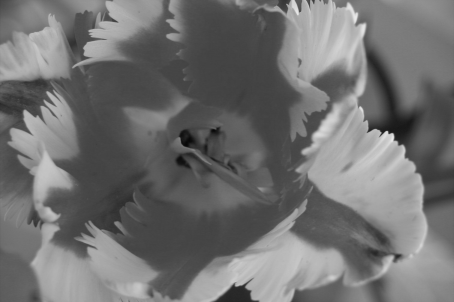
%> input picture Blatt02/flower01.png, 454 x 302 px
$ octave sh02ex03.m   (GNU Octave 9; MATLAB toolbox functions it lacks are replaced by stand-ins)
%> lines starting %> are read from the running program, lines starting %| are printed output that depends on the picture
%% Part a
I1 = double(imread("flower01.png"))/255;
%> I1: size 302x454 double; min 0.0275, max 0.918, mean 0.441
I2 = double(imread("flower02.png"))/255;
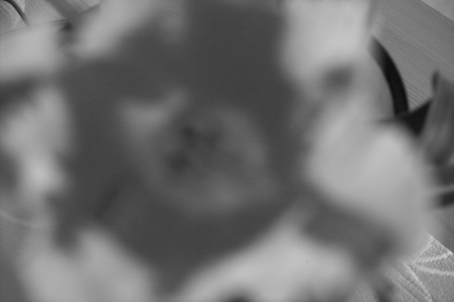
%> input picture Blatt02/flower02.png, 454 x 302 px
%> I2: size 302x454 double; min 0.0549, max 0.792, mean 0.441

F1 = fftshift(fft2(I1));
F2 = fftshift(fft2(I2));

F1 = abs(F1);
F2 = abs(F2);

%% Part b
sigma = size(I1,1);
%> sigma = 302
G = fspecial('gaussian', sigma, sigma/2);
G = padarray(G,(size(F1)-size(G))/2,0, 'replicate');
G /= max(max(G));
H = ones(size(G)) - G;

H1 = F1 .* H;
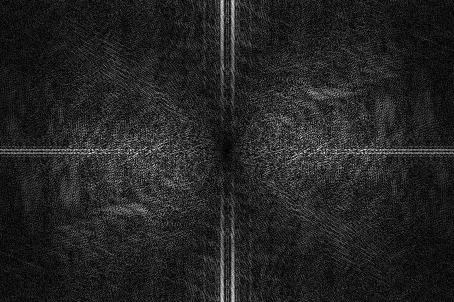
%> H1: size 302x454 double; min 0, max 8.07, mean 1.13; drawn with min black and max white
H2 = F2 .* H;

%% Part c
H1 .*= H1;
H2 .*= H2;
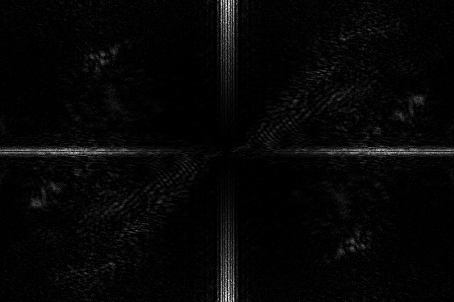
%> H2: size 302x454 double; min 0, max 24.87, mean 0.6; drawn with min black and max white

E1 = sum(sum(H1));
%> E1 = 263678.4
E2 = sum(sum(H2));
%> E2 = 88822.9

%% Part d
figure();
subplot(3,3,1);
imshow(I1);
title("flower01.png");
subplot(3,3,2);
imshow(F1);
title("Fourier transform of flower01.png");
subplot(3,3,3);
imshow(H1);
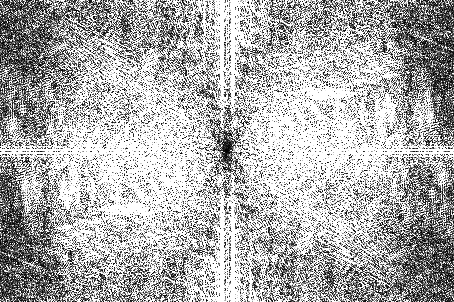
%> displayed picture: size 302x454, on the screen's scale of 0 to 255; min 0, max 255, mean 173.9
title("Filtered fourier transform of flower01.png");


subplot(3,3,4);
imshow(I2);
title("flower02.png");
subplot(3,3,5);
imshow(F2);
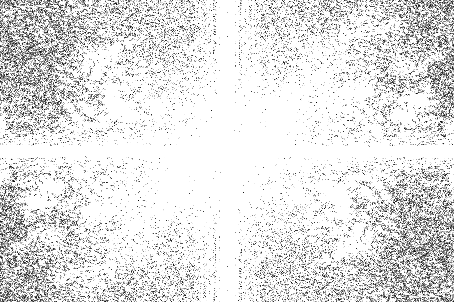
%> displayed picture: size 302x454, on the screen's scale of 0 to 255; min 1, max 255, mean 226.1
title("Fourier transform of flower02.png");
subplot(3,3,6);
imshow(H2);
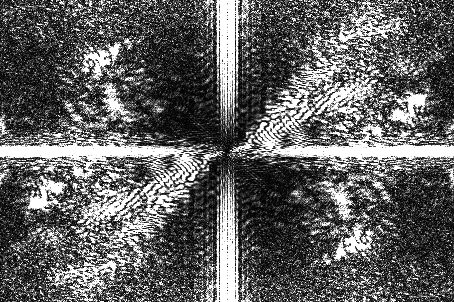
%> displayed picture: size 302x454, on the screen's scale of 0 to 255; min 0, max 255, mean 97.4
title("Filtered fourier transform of flower02.png");

subplot(3,3,7);
imshow(G);
title("G");
subplot(3,3,8);
imshow(H);
title("H");
subplot(3,3,9);
bar([E1 E2]);
title("Energy of both images");
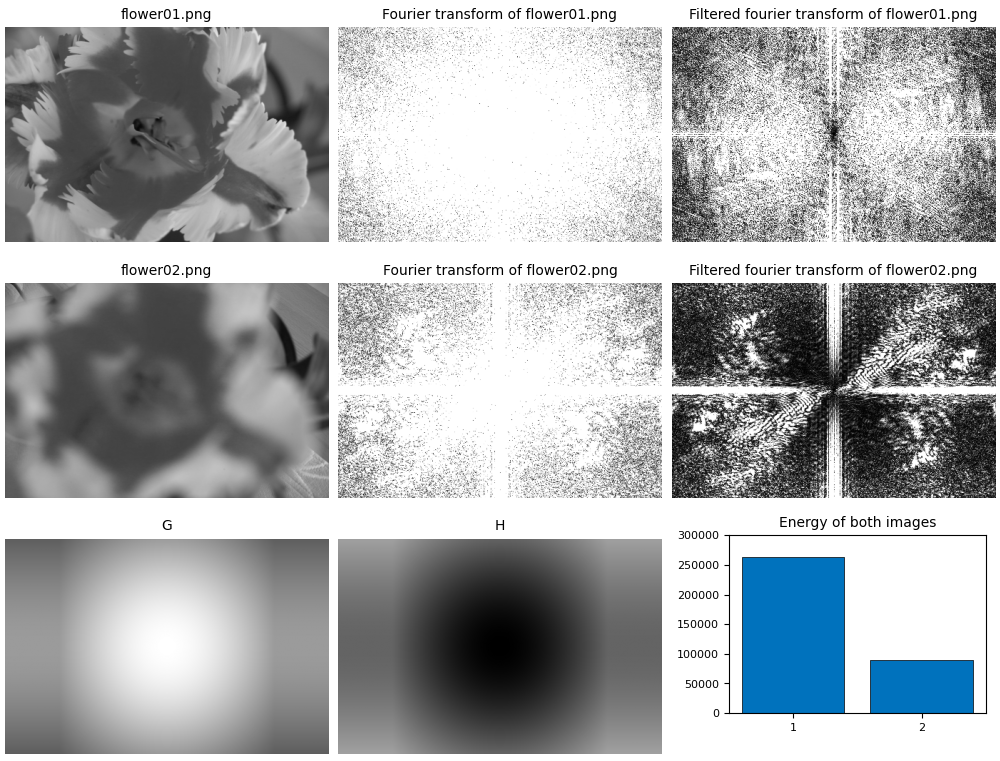
%> figure redrawn from the program's plot data, 9 panels

print("Quality.eps","-depsc");
